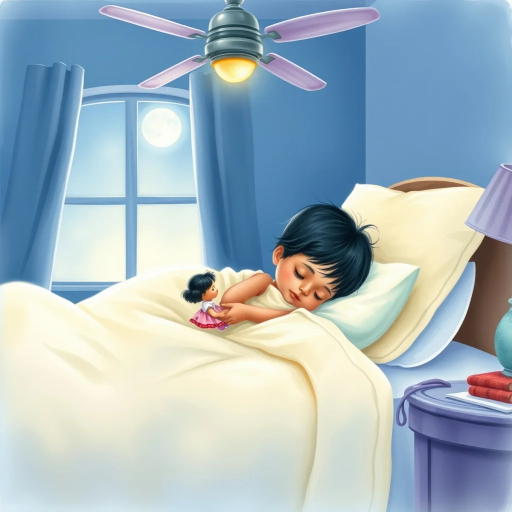
#> input picture seed_output/lullabies/hi-closing-2-5-subh_cover.webp, 1024 x 1024 px (shown at 1/2 size)
$ python -i generate_cover_variants.py   (imports and definitions only)
#> lines starting #> are read from the running program, lines starting #| are printed output that depends on the picture
#!/usr/bin/env python3
"""Generate progressive darkening variants from each story cover.

One FLUX cover → three extra visual variants via PIL (v1 is the original).
Used for the cover visual descent system: as the story plays, the cover
gets darker, blurrier, and bluer — like dimming the lights.

Only generates variants for SLEEP content (stories, long_stories, lullabies).
Before Bed content (funny_shorts, silly_songs, poems) stays bright and static.

Usage:
    # Process one cover
    python3 scripts/generate_cover_variants.py --cover path/to/cover.webp

    # Process all covers in a directory
    python3 scripts/generate_cover_variants.py --dir public/covers/

    # Process covers for specific content IDs
    python3 scripts/generate_cover_variants.py --ids gen-abc123 gen-def456

    # Process all story/lullaby covers (pipeline mode)
    python3 scripts/generate_cover_variants.py --pipeline
"""

import argparse
import json
import os
import sys
from pathlib import Path

from PIL import Image, ImageChops, ImageDraw, ImageEnhance, ImageFilter

# Content types that get the visual descent (sleep content)
VARIANT_CONTENT_TYPES = {"story", "long_story", "lullaby"}

# Directories to scan in pipeline mode
BASE_DIR = Path(__file__).resolve().parent.parent

sys.path.insert(0, str(Path(__file__).resolve().parent))
from _paths import COVER_OUTPUT_DIR  # noqa: E402

COVERS_DIR = COVER_OUTPUT_DIR
SEED_COVERS = BASE_DIR / "seed_output" / "covers_experimental"
DATA_DIR = BASE_DIR / "data"
CONTENT_PATH = DATA_DIR / "content.json"


def _add_vignette(img, intensity=0.3):
    """Radial vignette using pure PIL — no numpy."""
    width, height = img.size
    cx, cy = width // 2, height // 2

    # Create gradient mask
    mask = Image.new("L", (width, height), 255)
    draw = ImageDraw.Draw(mask)

    steps = 80
    for i in range(steps, 0, -1):
        scale = i / steps
        brightness = int(255 * (1 - intensity * (1 - scale ** 1.5)))
        rx = int(cx * scale * 1.4)
        ry = int(cy * scale * 1.4)
        draw.ellipse([cx - rx, cy - ry, cx + rx, cy + ry], fill=brightness)

    # Apply: darken image where mask is dark
    r, g, b = img.split()
    r = ImageChops.multiply(r, mask)
    g = ImageChops.multiply(g, mask)
    b = ImageChops.multiply(b, mask)
    return Image.merge("RGB", (r, g, b))


def create_cover_variants(base_cover_path, output_dir=None):
    """Create 3 progressive variants from one cover image.

    v1 = original (no new file — already exists)
    v2 = golden hour (warmer, slightly soft) — Phase 1 ending
    v3 = twilight (darker, bluer, blurry) — Phase 2
    v4 = near-dark (almost black, just shapes) — Phase 3

    Returns list of generated variant paths (v2, v3, v4).
    """
    base_path = Path(base_cover_path)
    if not base_path.exists():
        raise FileNotFoundError(f"Cover not found: {base_path}")

    img = Image.open(base_path).convert("RGB")
#> img is the input picture: PIL image 1024x1024 RGB; mean R, G, B 162.6, 181.1, 190.2

    if output_dir is None:
        output_dir = base_path.parent
    else:
        output_dir = Path(output_dir)
    output_dir.mkdir(parents=True, exist_ok=True)

    # Base name without extension — e.g. "gen-abc123" or "gen-abc123_background"
    stem = base_path.stem
    # Normalize: strip _background or _cover suffix to get the content ID stem
    for suffix in ("_background", "_cover"):
        if stem.endswith(suffix):
            stem = stem[: -len(suffix)]
            break

    variants = []

    # --- Variant 2: Golden Hour ---
    v2 = ImageEnhance.Color(img).enhance(0.85)
    v2 = ImageEnhance.Brightness(v2).enhance(0.88)
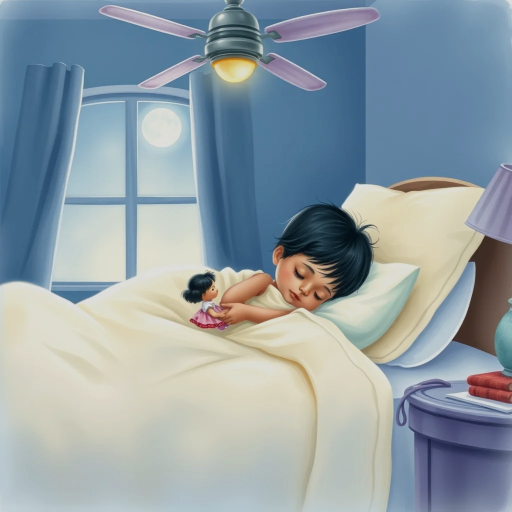
#> v2: PIL image 1024x1024 RGB (shown at 1/2 size); mean R, G, B 144.1, 157.8, 164.6
    v2 = ImageEnhance.Contrast(v2).enhance(0.95)
    # Warm shift — boost red, reduce blue
    r, g, b = v2.split()
    r = r.point(lambda x: min(255, int(x * 1.05)))
    b = b.point(lambda x: int(x * 0.95))
    v2 = Image.merge("RGB", (r, g, b))
    v2 = v2.filter(ImageFilter.GaussianBlur(radius=0.8))
    v2_path = output_dir / f"{stem}_v2.webp"
    v2.save(str(v2_path), "WEBP", quality=85)
    variants.append(v2_path)

    # --- Variant 3: Twilight ---
    v3 = ImageEnhance.Color(img).enhance(0.55)
    v3 = ImageEnhance.Brightness(v3).enhance(0.60)
    v3 = ImageEnhance.Contrast(v3).enhance(0.85)
    # Blue shift — reduce red, boost blue
    r, g, b = v3.split()
    r = r.point(lambda x: int(x * 0.65))
    g = g.point(lambda x: int(x * 0.80))
    b = b.point(lambda x: min(255, int(x * 1.20)))
    v3 = Image.merge("RGB", (r, g, b))
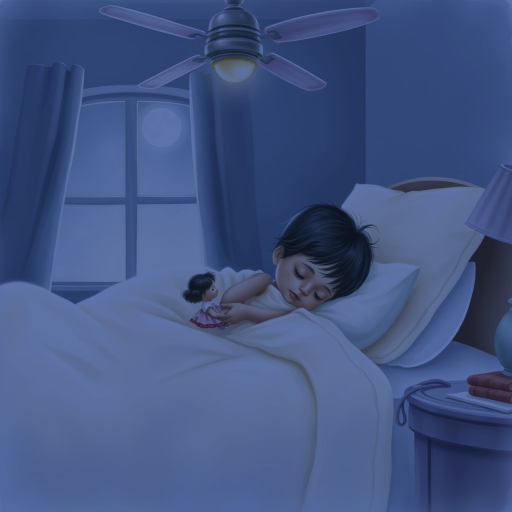
#> v3: PIL image 1024x1024 RGB (shown at 1/2 size); mean R, G, B 65.1, 84.5, 129.9
    v3 = v3.filter(ImageFilter.GaussianBlur(radius=2.5))
    v3 = _add_vignette(v3, intensity=0.3)
#> in _add_vignette, `mask = Image.new("L", (width, height), 255)`: mask: PIL image 1024x1024 L; every value is 255
    v3_path = output_dir / f"{stem}_v3.webp"
    v3.save(str(v3_path), "WEBP", quality=80)
    variants.append(v3_path)

    # --- Variant 4: Near Dark ---
    v4 = ImageEnhance.Color(img).enhance(0.25)
    v4 = ImageEnhance.Brightness(v4).enhance(0.28)
    v4 = ImageEnhance.Contrast(v4).enhance(0.70)
    # Deep blue shift
    r, g, b = v4.split()
    r = r.point(lambda x: int(x * 0.40))
    g = g.point(lambda x: int(x * 0.55))
    b = b.point(lambda x: min(255, int(x * 1.35)))
    v4 = Image.merge("RGB", (r, g, b))
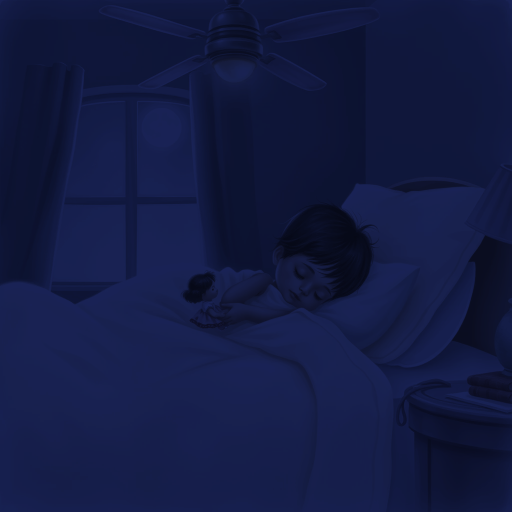
#> v4: PIL image 1024x1024 RGB (shown at 1/2 size); mean R, G, B 18.7, 26.3, 65.8
    v4 = v4.filter(ImageFilter.GaussianBlur(radius=5))
    v4 = _add_vignette(v4, intensity=0.6)
#> call 2 of _add_vignette, with intensity = 0.6
#> in _add_vignette (call 2), `r, g, b = img.split()`:
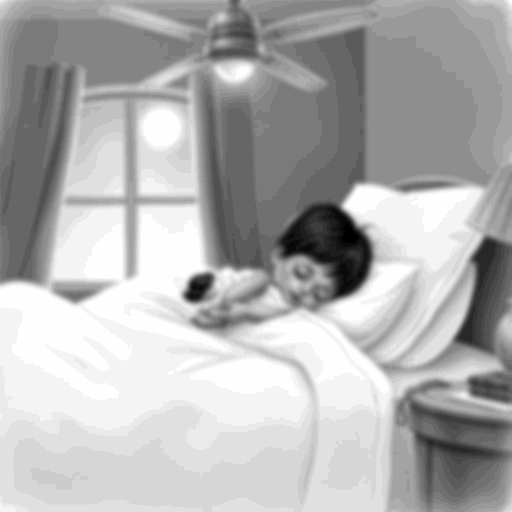
#> g: PIL image 1024x1024 L (shown at 1/2 size); min 9, max 34, mean 26.3; drawn with min black and max white
#> in _add_vignette (call 2), `r = ImageChops.multiply(r, mask)`:
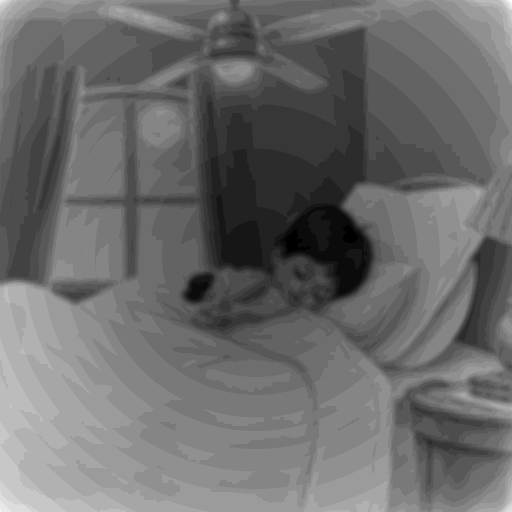
#> r: PIL image 1024x1024 L (shown at 1/2 size); min 2, max 25, mean 11.7; drawn with min black and max white
#> in _add_vignette (call 2), `b = ImageChops.multiply(b, mask)`:
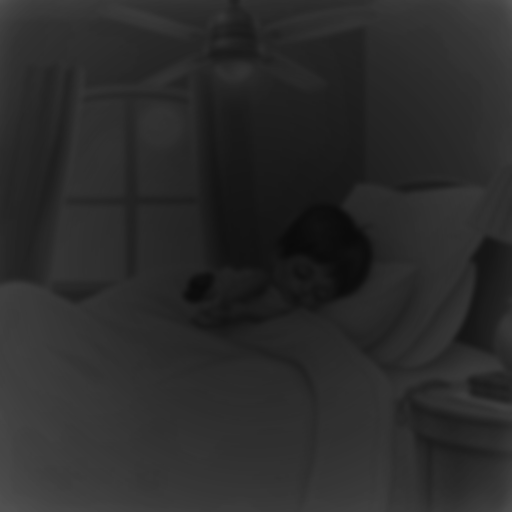
#> b: PIL image 1024x1024 L (shown at 1/2 size); min 10, max 85, mean 42.8
#> in _add_vignette (call 2), `return Image.merge("RGB", (r, g, b))`:
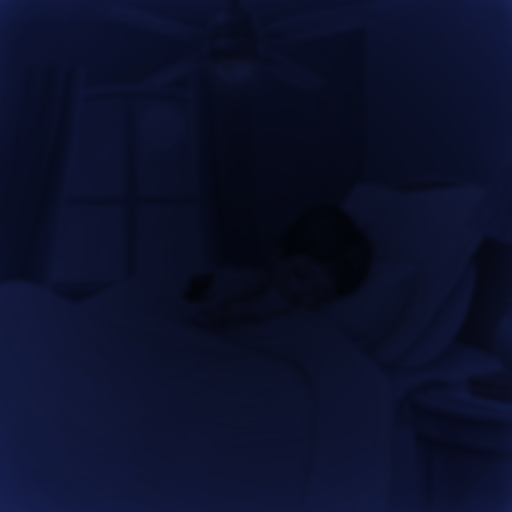
#> returned value: PIL image 1024x1024 RGB (shown at 1/2 size); mean R, G, B 11.7, 16.8, 42.8
    v4_path = output_dir / f"{stem}_v4.webp"
    v4.save(str(v4_path), "WEBP", quality=75)
    variants.append(v4_path)

    return variants


# [157 lines left out: functions find_cover_source, process_pipeline_covers, process_single_cover, process_ids, not called in this run]


# [24 lines not run here, left out]

>>> result = create_cover_variants('../seed_output/lullabies/hi-closing-2-5-subh_cover.webp')
